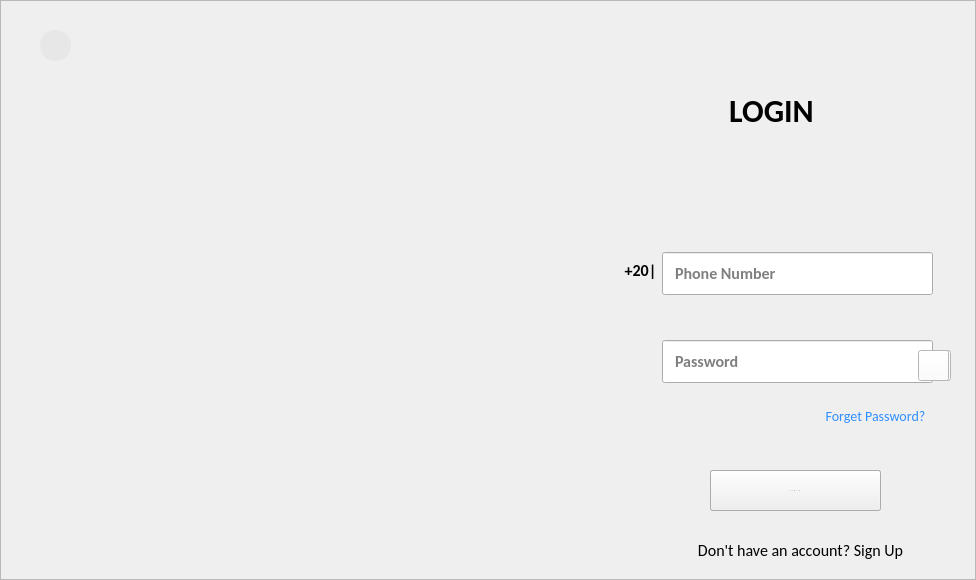
     <widget class="QFrame" name="frameLogin">
      <property name="enabled">
       <bool>true</bool>
      </property>
      <property name="maximumSize">
       <size>
        <width>1000</width>
        <height>600</height>
       </size>
      </property>
      <property name="styleSheet">
       <string notr="true"/>
      </property>
      <property name="frameShape">
       <enum>QFrame::StyledPanel</enum>
      </property>
      <property name="frameShadow">
       <enum>QFrame::Raised</enum>
      </property>
      <widget class="QPushButton" name="btnLogin">
       <property name="geometry">
        <rect>
         <x>710</x>
         <y>470</y>
         <width>171</width>
         <height>41</height>
        </rect>
       </property>
       <property name="sizePolicy">
        <sizepolicy hsizetype="Minimum" vsizetype="Expanding">
         <horstretch>0</horstretch>
         <verstretch>0</verstretch>
        </sizepolicy>
       </property>
       <property name="font">
        <font>
         <family>Calibri</family>
         <pointsize>-1</pointsize>
         <fontweight>DemiBold</fontweight>
        </font>
       </property>
       <property name="toolTip">
        <string>Login</string>
       </property>
       <property name="autoFillBackground">
        <bool>false</bool>
       </property>
       <property name="styleSheet">
        <string notr="true"> letter-spacing: 2px;</string>
       </property>
       <property name="text">
        <string>Login</string>
       </property>
       <property name="checkable">
        <bool>false</bool>
       </property>
      </widget>
      <widget class="QLineEdit" name="linePassword">
       <property name="geometry">
        <rect>
         <x>662</x>
         <y>340</y>
         <width>271</width>
         <height>43</height>
        </rect>
       </property>
       <property name="font">
        <font>
         <family>Calibri</family>
         <pointsize>-1</pointsize>
         <bold>true</bold>
        </font>
       </property>
       <property name="styleSheet">
        <string notr="true">


  border-redius:10px;
  padding: 10px;
  font-size:16px
  

	</string>
       </property>
       <property name="inputMask">
        <string notr="true"/>
       </property>
       <property name="text">
        <string/>
       </property>
       <property name="maxLength">
        <number>32767</number>
       </property>
       <property name="echoMode">
        <enum>QLineEdit::Password</enum>
       </property>
       <property name="alignment">
        <set>Qt::AlignLeading|Qt::AlignLeft|Qt::AlignVCenter</set>
       </property>
       <property name="placeholderText">
        <string notr="true">Password</string>
       </property>
      </widget>
      <widget class="QLineEdit" name="LinePhoneNumber">
       <property name="geometry">
        <rect>
         <x>662</x>
         <y>252</y>
         <width>271</width>
         <height>43</height>
        </rect>
       </property>
       <property name="font">
        <font>
         <family>Calibri</family>
         <pointsize>-1</pointsize>
         <bold>true</bold>
        </font>
       </property>
       <property name="styleSheet">
        <string notr="true">


  border-redius:10px;
  padding: 10px;
  font-size:16px
  

	</string>
       </property>
       <property name="inputMask">
        <string notr="true"/>
       </property>
       <property name="text">
        <string/>
       </property>
       <property name="maxLength">
        <number>32767</number>
       </property>
       <property name="alignment">
        <set>Qt::AlignLeading|Qt::AlignLeft|Qt::AlignVCenter</set>
       </property>
       <property name="placeholderText">
        <string notr="true">Phone Number</string>
       </property>
      </widget>
      <widget class="QLabel" name="Login">
       <property name="geometry">
        <rect>
         <x>576</x>
         <y>90</y>
         <width>391</width>
         <height>41</height>
        </rect>
       </property>
       <property name="font">
        <font>
         <family>Calibri</family>
         <pointsize>-1</pointsize>
         <bold>true</bold>
        </font>
       </property>
       <property name="autoFillBackground">
        <bool>false</bool>
       </property>
       <property name="styleSheet">
        <string notr="true">font-size:32px;
color:black;
background:transparent;</string>
       </property>
       <property name="text">
        <string>LOGIN</string>
       </property>
       <property name="textFormat">
        <enum>Qt::MarkdownText</enum>
       </property>
       <property name="alignment">
        <set>Qt::AlignCenter</set>
       </property>
      </widget>
      <widget class="QLabel" name="labelImage">
       <property name="geometry">
        <rect>
         <x>20</x>
         <y>100</y>
         <width>621</width>
         <height>461</height>
        </rect>
       </property>
       <property name="styleSheet">
        <string notr="true">
border-top-eft-redius: 30px;</string>
       </property>
       <property name="text">
        <string/>
       </property>
       <property name="pixmap">
        <pixmap resource="img.qrc">:/img/ew5.png</pixmap>
       </property>
       <property name="scaledContents">
        <bool>true</bool>
       </property>
      </widget>
      <widget class="QPushButton" name="btn_ToSignUp">
       <property name="geometry">
        <rect>
         <x>660</x>
         <y>530</y>
         <width>281</width>
         <height>41</height>
        </rect>
       </property>
       <property name="sizePolicy">
        <sizepolicy hsizetype="Minimum" vsizetype="Expanding">
         <horstretch>0</horstretch>
         <verstretch>0</verstretch>
        </sizepolicy>
       </property>
       <property name="font">
        <font>
         <family>Calibri</family>
         <pointsize>-1</pointsize>
         <fontweight>DemiBold</fontweight>
        </font>
       </property>
       <property name="toolTip">
        <string/>
       </property>
       <property name="autoFillBackground">
        <bool>false</bool>
       </property>
       <property name="styleSheet">
        <string notr="true"> letter-spacing: 0px;
font-size:16px;
background:transparent;
border:none;
color:black;
</string>
       </property>
       <property name="text">
        <string>Don't have an account? Sign Up</string>
       </property>
       <property name="checkable">
        <bool>false</bool>
       </property>
      </widget>
      <widget class="QPushButton" name="visible_btn">
       <property name="geometry">
        <rect>
         <x>918</x>
         <y>350</y>
         <width>31</width>
         <height>31</height>
        </rect>
       </property>
       <property name="styleSheet">
        <string notr="true">background:white;</string>
       </property>
       <property name="text">
        <string/>
       </property>
       <property name="icon">
        <iconset resource="img.qrc">
         <normaloff>:/img/visibility_off.png</normaloff>:/img/visibility_off.png</iconset>
       </property>
       <property name="iconSize">
        <size>
         <width>20</width>
         <height>20</height>
        </size>
       </property>
       <property name="flat">
        <bool>false</bool>
       </property>
      </widget>
      <widget class="QPushButton" name="visible_btn_2">
       <property name="geometry">
        <rect>
         <x>920</x>
         <y>350</y>
         <width>31</width>
         <height>31</height>
        </rect>
       </property>
       <property name="styleSheet">
        <string notr="true">background:white;</string>
       </property>
       <property name="text">
        <string/>
       </property>
       <property name="icon">
        <iconset resource="img.qrc">
         <normaloff>:/img/visibility.png</normaloff>:/img/visibility.png</iconset>
       </property>
       <property name="iconSize">
        <size>
         <width>20</width>
         <height>20</height>
        </size>
       </property>
       <property name="flat">
        <bool>false</bool>
       </property>
      </widget>
      <widget class="QLabel" name="Login_2">
       <property name="geometry">
        <rect>
         <x>620</x>
         <y>250</y>
         <width>41</width>
         <height>41</height>
        </rect>
       </property>
       <property name="font">
        <font>
         <family>Calibri</family>
         <pointsize>-1</pointsize>
         <bold>true</bold>
        </font>
       </property>
       <property name="autoFillBackground">
        <bool>false</bool>
       </property>
       <property name="styleSheet">
        <string notr="true">font-size:16px;
background:transparent;</string>
       </property>
       <property name="text">
        <string>+20|</string>
       </property>
       <property name="textFormat">
        <enum>Qt::MarkdownText</enum>
       </property>
       <property name="alignment">
        <set>Qt::AlignCenter</set>
       </property>
      </widget>
      <widget class="QPushButton" name="forget_btn">
       <property name="geometry">
        <rect>
         <x>810</x>
         <y>400</y>
         <width>131</width>
         <height>31</height>
        </rect>
       </property>
       <property name="sizePolicy">
        <sizepolicy hsizetype="Minimum" vsizetype="Expanding">
         <horstretch>0</horstretch>
         <verstretch>0</verstretch>
        </sizepolicy>
       </property>
       <property name="font">
        <font>
         <family>Calibri</family>
         <pointsize>-1</pointsize>
         <fontweight>DemiBold</fontweight>
        </font>
       </property>
       <property name="toolTip">
        <string/>
       </property>
       <property name="autoFillBackground">
        <bool>false</bool>
       </property>
       <property name="styleSheet">
        <string notr="true"> letter-spacing: 0px;
font-size:14px;
background:transparent;
border:none;
color:#2f8fff;
</string>
       </property>
       <property name="text">
        <string>Forget Password?</string>
       </property>
       <property name="checkable">
        <bool>false</bool>
       </property>
      </widget>
      <widget class="QPushButton" name="btnResetPassword">
       <property name="geometry">
        <rect>
         <x>710</x>
         <y>470</y>
         <width>171</width>
         <height>41</height>
        </rect>
       </property>
       <property name="sizePolicy">
        <sizepolicy hsizetype="Minimum" vsizetype="Expanding">
         <horstretch>0</horstretch>
         <verstretch>0</verstretch>
        </sizepolicy>
       </property>
       <property name="font">
        <font>
         <family>Calibri</family>
         <pointsize>-1</pointsize>
         <fontweight>DemiBold</fontweight>
        </font>
       </property>
       <property name="toolTip">
        <string>Reset Password</string>
       </property>
       <property name="autoFillBackground">
        <bool>false</bool>
       </property>
       <property name="styleSheet">
        <string notr="true"> letter-spacing: 0.5px;</string>
       </property>
       <property name="text">
        <string>Reset Password</string>
       </property>
       <property name="checkable">
        <bool>false</bool>
       </property>
      </widget>
      <widget class="QPushButton" name="back_btn">
       <property name="geometry">
        <rect>
         <x>40</x>
         <y>30</y>
         <width>31</width>
         <height>31</height>
        </rect>
       </property>
       <property name="sizePolicy">
        <sizepolicy hsizetype="Minimum" vsizetype="Expanding">
         <horstretch>0</horstretch>
         <verstretch>0</verstretch>
        </sizepolicy>
       </property>
       <property name="font">
        <font>
         <family>Calibri</family>
         <pointsize>-1</pointsize>
         <fontweight>DemiBold</fontweight>
        </font>
       </property>
       <property name="toolTip">
        <string/>
       </property>
       <property name="autoFillBackground">
        <bool>false</bool>
       </property>
       <property name="styleSheet">
        <string notr="true"> letter-spacing: 0px;
font-size:16px;
background:#e7e7e7;
border:none;
color:black;
border-radius:15px
</string>
       </property>
       <property name="text">
        <string/>
       </property>
       <property name="icon">
        <iconset resource="img.qrc">
         <normaloff>:/img/back.png</normaloff>:/img/back.png</iconset>
       </property>
       <property name="iconSize">
        <size>
         <width>30</width>
         <height>30</height>
        </size>
       </property>
       <property name="checkable">
        <bool>false</bool>
       </property>
      </widget>
      <zorder>linePassword</zorder>
      <zorder>LinePhoneNumber</zorder>
      <zorder>Login</zorder>
      <zorder>labelImage</zorder>
      <zorder>btn_ToSignUp</zorder>
      <zorder>Login_2</zorder>
      <zorder>visible_btn_2</zorder>
      <zorder>visible_btn</zorder>
      <zorder>forget_btn</zorder>
      <zorder>btnResetPassword</zorder>
      <zorder>btnLogin</zorder>
      <zorder>back_btn</zorder>
     </widget>
